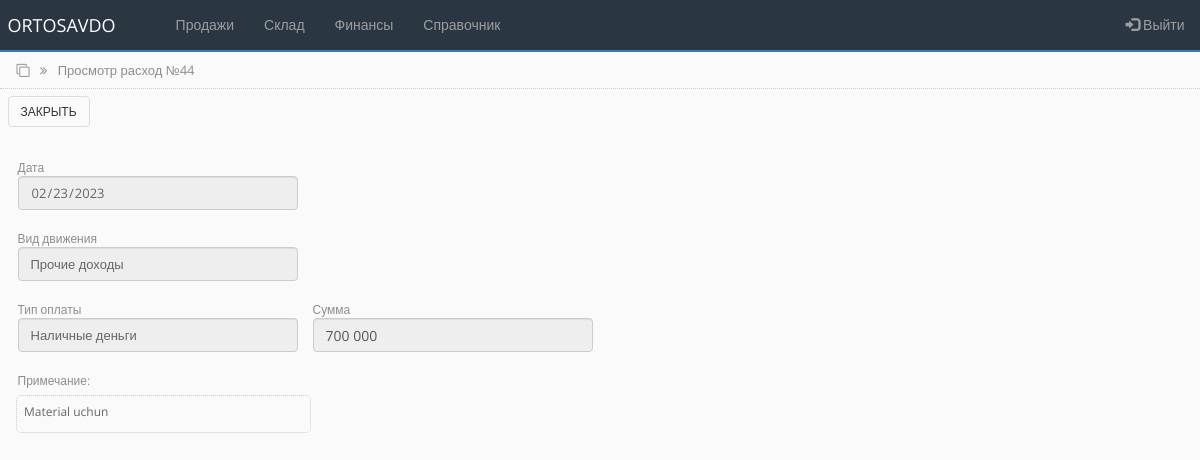
/cash_out_view.php?id=44 (signed in), run on the app's committed database.
### tables this page shows
CREATE TABLE `cashbox` (
  `id` int(100) NOT NULL,
  `types_id` int(250) NOT NULL,
  `sum_in` int(100) NOT NULL DEFAULT '0',
  `sum_out` int(100) NOT NULL DEFAULT '0',
  `type_payment` varchar(250) NOT NULL,
  `comment` varchar(250) NOT NULL,
  `date_cash` date NOT NULL
);

CREATE TABLE `state_in` (
  `id` int(100) NOT NULL,
  `name` varchar(250) NOT NULL,
  `sts` int(100) NOT NULL
);

### bot_lib.php (called while the page is built, shortened)
<?php
function get_status_in($connect, $id){
	$query = "SELECT * FROM state_in WHERE id='$id'";
	$result = mysqli_query($connect, $query);
	$state = mysqli_fetch_assoc($result);
	return $state;
}
?>

### cash_out_view.php (the view, shortened to what this page needs)
<?php
include('settings.php');
include('bot_lib.php');
if (isset($_GET['id'])) {
    $id = $_GET['id'];
    $query = "SELECT * FROM cashbox WHERE id='$id'";
    $rs_result = mysqli_query ($connect, $query);
    $res = mysqli_fetch_assoc($rs_result);
    $date = date('Y-m-d', strtotime($res['date_cash']));
}
?>
<!DOCTYPE html>
<html lang="ru">
<head>
    <link rel="stylesheet" href="https://maxcdn.bootstrapcdn.com/bootstrap/3.4.1/css/bootstrap.min.css">
    <link rel="stylesheet" href="https://cdnjs.cloudflare.com/ajax/libs/font-awesome/4.7.0/css/font-awesome.min.css">
    <link rel="stylesheet" href="css/bootstrap-grid.min.css">
    <link rel="stylesheet" href="https://cdnjs.cloudflare.com/ajax/libs/selectize.js/0.15.2/css/selectize.default.min.css" />
    <link rel="stylesheet" href="css/style.css">
</head>
<body>
<?php include 'partSite/nav.php'; ?>
<div class="page_name">
    <div class="container-fluid">
        <i class="fa fa-clone" aria-hidden="true"></i>
        <i class="fa fa-angle-double-right right_cus"></i>
        <span class="right_cus">Просмотр расход №<?php echo $id; ?></span>
    </div>
</div>
<div class="toolbar">
    <div class="container-fluid">
        <a href="cash_out.php"><button type="button" class="btn btn-custom">Закрыть</button></a>
    </div>
</div>
<section class="card_head">
    <div class="container-fluid">
        <form action="" method="POST" class="horizntal-form" id="input_form">
            <div class="row">
                <div class="col-md-3">
                        <span>Дата</span>
                </div>
            </div>
            <div class="row">
            <div class="col-md-3">
                    <input disabled type="date" value="<?php echo $date; ?>" class="form-control" name="prepayment_date" form="input_form">
                </div>
            </div>
            <div class="row mt">
                <div class="col-md-3">
                    <span>Вид движения</span>
                </div>
            </div>
            <div class="row">
                <div class="col-md-3">
                    <input disabled type="text" value='<?php $name  = get_status_in($connect, $res["types_id"]); echo $name["name"]; ?>' class="form-control">
                </div>
            </div>
            <div class="row mt">
                <div class="col-md-3">
                    <span>Тип оплаты</span>
                </div>
                <div class="col-md-3">
                    <span>Сумма</span>
                </div>
            </div>
            <div class="row">
                <div class="col-md-3">
                    <input disabled type="text" value="<?php echo $res['type_payment']?>" class="form-control">
                </div>
                <div class="col-md-3">
                    <input disabled required value='<?php echo number_format($res['sum_out'], 0, ',', ' '); ?>' class="form-control autonumeric" name="prepayment_sum" form="input_form">
                </div>
            </div>
            <div class="row mt">
                <div class="col-md-3">
                    <span>Примечание:</span>
                </div>
            </div>
            <div class="row">
                <div class="col-md-3" style="width: 25%;
                    min-height: 38px;
                    color: #666666;
                    border: 1px dotted #cccccc;
                    border-radius: 5px;
                    padding: 7px;
                    margin-top: 5px;
                    margin-left: 6px;">
                    <span>
                        <?php echo $res['comment']?>
                    </span>
                </div>
            </div>
        </form>
    </div>
</section>
</body>
</html>

### css/style.css (style rules this page uses)
* { box-sizing: border-box; margin: 0; padding: 0; transition: all 0.01s; }
body { background-color: #FAFAFB; font-family: "Open Sans", sans-serif; font-size: 12px; }
input[type="date"] { font-family: "Open Sans", sans-serif; color: #666666; font-size: 13px; }
input[type="text"] { font-family: "Open Sans", sans-serif; color: #666666; font-size: 13px; }
.page_name { width: 100%; height: 37px; padding: 9px; margin-top: -20px; border-bottom: 1px dotted #CDCDCD; color: #8d8d8d; font-size: 13px; }
.right_cus { margin-left: 7px; }
.toolbar { width: 100%; height: 46px; margin: 0; padding: 5px 0; }
.toolbar .btn { text-transform: uppercase; font-size: 12px; }
.card_head { font-size: 12px; color: #8d8d8d; justify-content: space-between; padding: 10px; margin-top: 14px; }
.card_head .row { align-items: center; }
.mt { margin-top: 20px; }
.btn-custom { border: 1px solid #dddddd; background-color: #fafafb; font-size: 11px; margin: 2px 0px; color: #333333; }

### data on the page
cashbox: prepayment_date "02/23/2023", type_payment "Наличные деньги", prepayment_sum "700 000", comment "Material uchun"
state_in: name "Прочие доходы"

### other printed values
$id "44"
